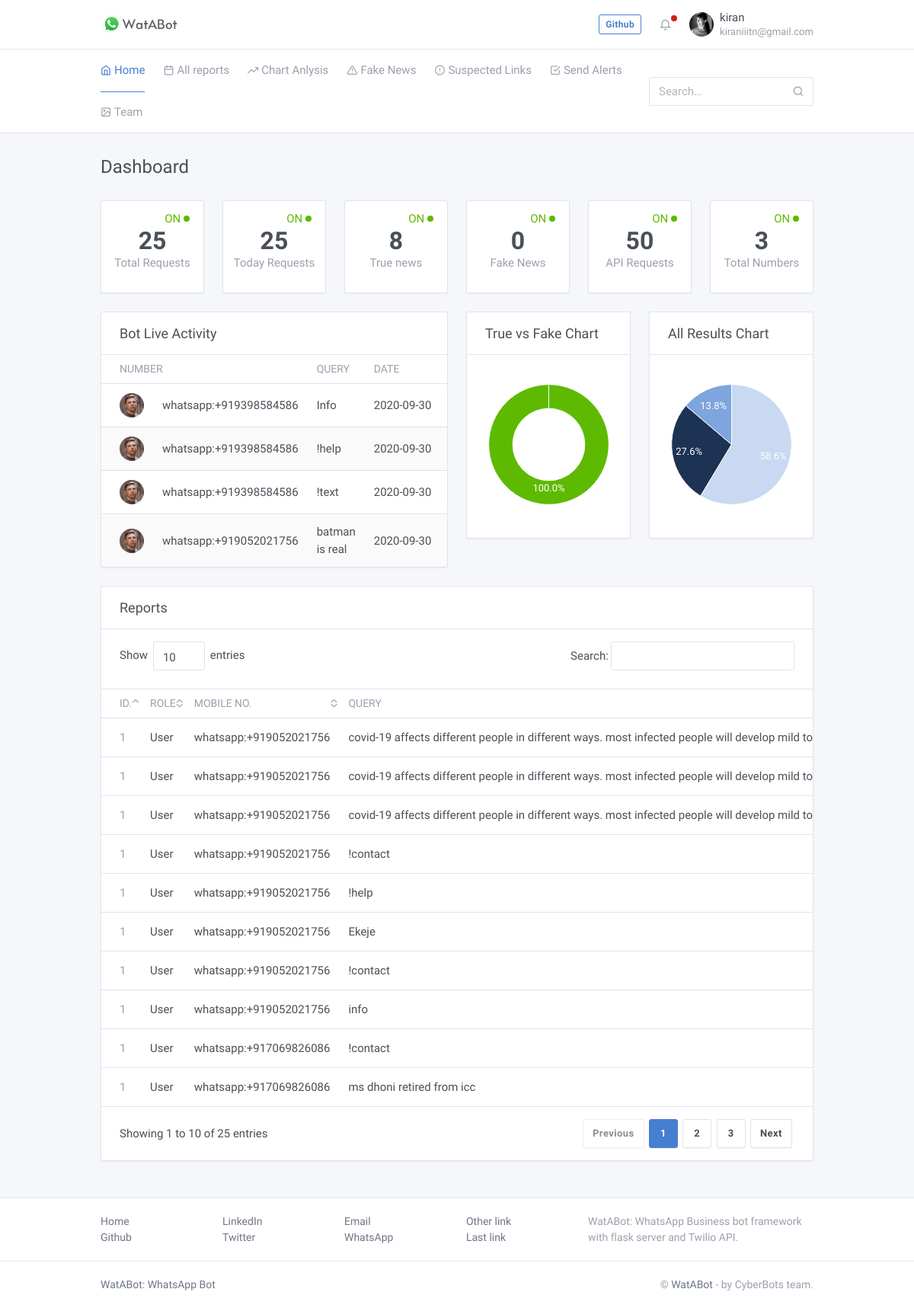
/index (signed in), run on the app's committed database.
### app/base/models.py (models this page shows, shortened)
class User(db.Model, UserMixin):
    __tablename__ = 'User'
    id = Column(Integer, primary_key=True)
    username = Column(String, unique=True)
    email = Column(String, unique=True)
    password = Column(Binary)

### tables this page shows
CREATE TABLE "reports" (
	"id"	INTEGER,
	"mobile"	TEXT,
	"query"	TEXT,
	"accuracy"	TEXT,
	"result"	TEXT,
	"date"	TEXT,
	PRIMARY KEY("id" AUTOINCREMENT)
);

### app/home/routes.py (the view)
@blueprint.route('/index')
@login_required
def index():
    basedir = config.Config.basedir
    dbpath = os.path.join(basedir, 'database.db')
    print(dbpath)
    con = sql.connect(dbpath)
    print("Database successfully opened")
    con.row_factory = sql.Row
    cur = con.cursor()
    cur.execute("select * from reports")
    all_reports = cur.fetchall()
    print(len(all_reports))
    cur.execute("select * from reports where date = ? ", [str(today_date)])
    today_reports = cur.fetchall()
    print(len(today_reports))
    cur.execute("select * from reports where result = 'True Information'")
    true_reports = cur.fetchall()
    print(len(true_reports))
    cur.execute("select * from reports where result = 'Fake Information'")
    fake_reports = cur.fetchall()
    print(len(fake_reports))
    cur.execute("select * from reports where result = 'Unsure'")
    unsure_reports = cur.fetchall()
    print(len(unsure_reports))
    mobile_count = cur.execute("SELECT COUNT(DISTINCT mobile) from reports")
    mobile_count = cur.fetchone()[0]
    print(mobile_count)
    counts = []
    counts.append(len(all_reports))
    counts.append(len(today_reports))
    counts.append(len(true_reports))
    counts.append(len(fake_reports))
    counts.append(len(all_reports)*2)
    counts.append(mobile_count)
    counts.append(len(unsure_reports))
    return render_template('index.html', all_reports = all_reports, today_reports = today_reports, true_reports = true_reports, fake_reports = fake_reports, all_count = counts)

### app/home/templates/index.html (shortened to what this page needs)
{% extends "base-site.html" %}
{% block content %}
  <div class="my-3 my-md-5">
      <div class="container">
        <div class="page-header">
          <h1 class="page-title">
            Dashboard
          </h1>
        </div>
        <div class="row row-cards">
          <div class="col-6 col-sm-4 col-lg-2">
            <div class="card">
              <div class="card-body p-3 text-center">
                <div class="text-right text-green">
                  ON
                  <i class="status-icon bg-success"></i>
                </div>
                <div class="h1 m-0">{{ all_count[0] }}</div>
                <div class="text-muted mb-4">Total Requests</div>
              </div>
            </div>
          </div>
          <div class="col-6 col-sm-4 col-lg-2">
            <div class="card">
              <div class="card-body p-3 text-center">
                <div class="text-right text-green">
                  ON
                  <i class="status-icon bg-success"></i>
                </div>
                <div class="h1 m-0">{{ all_count[1] }}</div>
                <div class="text-muted mb-4">Today Requests</div>
              </div>
            </div>
          </div>
          <div class="col-6 col-sm-4 col-lg-2">
            <div class="card">
              <div class="card-body p-3 text-center">
                <div class="text-right text-green">
                  ON
                  <i class="status-icon bg-success"></i>
                </div>
                <div class="h1 m-0">{{ all_count[2] }}</div>
                <div class="text-muted mb-4">True news</div>
              </div>
            </div>
          </div>
          <div class="col-6 col-sm-4 col-lg-2">
            <div class="card">
              <div class="card-body p-3 text-center">
                <div class="text-right text-green">
                  ON
                  <i class="status-icon bg-success"></i>
                </div>
                <div class="h1 m-0">{{ all_count[3] }}</div>
                <div class="text-muted mb-4">Fake News</div>
              </div>
            </div>
          </div>
          <div class="col-6 col-sm-4 col-lg-2">
            <div class="card">
              <div class="card-body p-3 text-center">
                <div class="text-right text-green">
                  ON
                  <i class="status-icon bg-success"></i>
                </div>
                <div class="h1 m-0">{{ all_count[4] }}</div>
                <div class="text-muted mb-4">API Requests</div>
              </div>
            </div>
          </div>
          <div class="col-6 col-sm-4 col-lg-2">
            <div class="card">
              <div class="card-body p-3 text-center">
                <div class="text-right text-green">
                  ON
                  <i class="status-icon bg-success"></i>
                </div>
                <div class="h1 m-0">{{ all_count[5] }}</div>
                <div class="text-muted mb-4">Total Numbers</div>
              </div>
            </div>
          </div>
          <div class="col-lg-6">
            <div class="card">
              <div class="card-header">
                <h3 class="card-title">Bot Live Activity</h3>
              </div>
              <div class="table-responsive">
                <table class="table card-table table-striped table-vcenter">
                  <thead>
                    <tr>
                      <th colspan="2">Number</th>
                      <th>Query</th>
                      <th>Date</th>
                      <th></th>
                    </tr>
                  </thead>
                  <tbody>
                    <tr>
                      <td class="w-1"><span class="avatar" style="background-image: url(/static/assets/demo/faces/male/9.jpg)"></span></td>
                      <td>{{ all_reports[all_count[0] - 1][1]}}</td>
                      <td>{{ all_reports[all_count[0] - 1][2]}}</td>
                      <td class="text-nowrap">{{ all_reports[all_count[0] - 1][5]}}</td>
                      <td class="w-1"><a href="#" class="icon"></a></td>
                    </tr>
                    <tr>
                      <td class="w-1"><span class="avatar" style="background-image: url(/static/assets/demo/faces/male/9.jpg)"></span></td>
                      <td>{{ all_reports[all_count[0] - 2][1]}}</td>
                      <td>{{ all_reports[all_count[0] - 2][2]}}</td>
                      <td class="text-nowrap">{{ all_reports[all_count[0] - 2][5]}}</td>
                      <td class="w-1"><a href="#" class="icon"></a></td>
                    </tr>
                    <tr>
                      <td class="w-1"><span class="avatar" style="background-image: url(/static/assets/demo/faces/male/9.jpg)"></span></td>
                      <td>{{ all_reports[all_count[0] - 3][1]}}</td>
                      <td>{{ all_reports[all_count[0] - 3][2]}}</td>
                      <td class="text-nowrap">{{ all_reports[all_count[0] - 3][5]}}</td>
                      <td class="w-1"><a href="#" class="icon"></a></td>
                    </tr>
                    <tr>
                      <td class="w-1"><span class="avatar" style="background-image: url(/static/assets/demo/faces/male/9.jpg)"></span></td>
                      <td>{{ all_reports[all_count[0] - 4][1]}}</td>
                      <td>{{ all_reports[all_count[0] - 4][2]}}</td>
                      <td class="text-nowrap">{{ all_reports[all_count[0] - 4][5]}}</td>
                      <td class="w-1"><a href="#" class="icon"></a></td>
                    </tr>
                  </tbody>
                </table>
              </div>
            </div>
          </div>
          <div class="col-md-6">
            <div class="row">
              <div class="col-sm-6">
                <div class="card">
                  <div class="card-header">
                    <h3 class="card-title">True vs Fake Chart</h3>
                  </div>
                  <div class="card-body">
                    <div id="chart-donut" style="height: 12rem;"></div>
                  </div>
                </div>
              </div>
              <div class="col-sm-6">
                <div class="card">
                  <div class="card-header">
                    <h3 class="card-title">All Results Chart</h3>
                  </div>
                  <div class="card-body">
                    <div id="chart-pie" style="height: 12rem;"></div>
                  </div>
                </div>
              </div>
            </div>
          </div>
        </div>
        <div class="row row-cards row-deck" id="allreports">
          <div class="col-12">
            <div class="card">
              <div class="card-header">
                <h3 class="card-title">Reports</h3>
              </div>
              <div class="table-responsive">
                <table class="table card-table table-vcenter text-nowrap datatable">
                  <thead>
                    <tr>
                      <th class="w-1">ID.</th>
                      <th>Role</th>
                      <th>Mobile No.</th>
                      <th>Query</th>
                    </tr>
                  </thead>
                  <tbody>
                    <tr>
                      {%for i in range(0, all_count[0])%}
                      <td><span class="text-muted">1</span></td>
                      <td><a href="#" class="text-inherit">User</a></td>
                      <td>
                       {{ all_reports[i][1] }}
                      </td>
                      <td>
                        {{ all_reports[i][2] }}
                      </td>
                    </tr>
                    {%endfor%}
                  </tbody>
                </table>
              </div>
            </div>
          </div>
        </div>
    </div>
  </div>
{% endblock content %}

### app/base/templates/site_template/top-bar.html (shortened to what this page needs)
            <div class="header py-4">
                <div class="container">
                  <div class="d-flex">
                    <a class="header-brand" href="/">
                      <img src="/static/assets/demo/logo.png" class="header-brand-img" alt="tabler logo">
                    </a>
                    <div class="d-flex order-lg-2 ml-auto">
                      <div class="nav-item d-none d-md-flex">
                        <a href="https://github.com/WatABot/WatABot" class="btn btn-sm btn-outline-primary" target="_blank">Github</a>
                      </div>
                      <div class="dropdown d-none d-md-flex">
                        <a class="nav-link icon" data-toggle="dropdown">
                          <i class="fe fe-bell"></i>
                          <span class="nav-unread"></span>
                        </a>
                      </div>
                      <div class="dropdown">
                        <a href="#" class="nav-link pr-0 leading-none" data-toggle="dropdown">
                          <span class="avatar" style="background-image: url(/static/assets/demo/faces/female/25.jpg)"></span>
                          <span class="ml-2 d-none d-lg-block">
                            <span class="text-default">
                                {{ current_user.username }}
                            </span>
                            <small class="text-muted d-block mt-1">
                                {{ current_user.email }}
                            </small>
                          </span>
                        </a>
                      </div>
                    </div>
                  </div>
                </div>
            </div>

### data on the page
User: username "kiran", email "kiraniiitn@gmail.com"
reports: mobile "whatsapp:+919398584586", query "Info", date "2020-09-30"
reports: mobile "whatsapp:+919398584586", query "!help", date "2020-09-30"
reports: mobile "whatsapp:+919398584586", query "!text", date "2020-09-30"
reports: mobile "whatsapp:+919052021756", query "batman is real", date "2020-09-30"
reports: mobile "whatsapp:+919052021756", query "covid-19 affects different people in different ways. most infected people will develop mild to…"
reports: mobile "whatsapp:+919052021756", query "covid-19 affects different people in different ways. most infected people will develop mild to…"
reports: mobile "whatsapp:+919052021756", query "covid-19 affects different people in different ways. most infected people will develop mild to…"
reports: mobile "whatsapp:+919052021756", query "!contact"
reports: mobile "whatsapp:+919052021756", query "!help"
reports: mobile "whatsapp:+919052021756", query "Ekeje"
reports: mobile "whatsapp:+919052021756", query "!contact"
reports: mobile "whatsapp:+919052021756", query "info"
reports: mobile "whatsapp:+917069826086", query "!contact"
reports: mobile "whatsapp:+917069826086", query "ms dhoni retired from icc"

### other printed values
{{ all_count[0] }} "25"
{{ all_count[1] }} "25"
{{ all_count[2] }} "8"
{{ all_count[3] }} "0"
{{ all_count[4] }} "50"
{{ all_count[5] }} "3"
